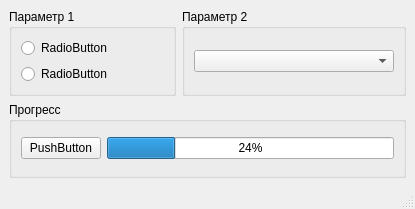
<?xml version="1.0" encoding="UTF-8"?>
<ui version="4.0">
 <class>MainWindow</class>
 <widget class="QMainWindow" name="MainWindow">
  <property name="geometry">
   <rect>
    <x>0</x>
    <y>0</y>
    <width>415</width>
    <height>209</height>
   </rect>
  </property>
  <property name="sizePolicy">
   <sizepolicy hsizetype="Minimum" vsizetype="Minimum">
    <horstretch>0</horstretch>
    <verstretch>0</verstretch>
   </sizepolicy>
  </property>
  <property name="minimumSize">
   <size>
    <width>415</width>
    <height>0</height>
   </size>
  </property>
  <property name="windowTitle">
   <string>MainWindow</string>
  </property>
  <widget class="QWidget" name="centralwidget">
   <layout class="QGridLayout" name="gridLayout">
    <item row="0" column="0">
     <widget class="QGroupBox" name="gbRadioButton">
      <property name="title">
       <string>Параметр 1</string>
      </property>
      <layout class="QVBoxLayout" name="verticalLayout">
       <item>
        <widget class="QRadioButton" name="rb1">
         <property name="text">
          <string>RadioButton</string>
         </property>
        </widget>
       </item>
       <item>
        <widget class="QRadioButton" name="rb2">
         <property name="text">
          <string>RadioButton</string>
         </property>
        </widget>
       </item>
      </layout>
     </widget>
    </item>
    <item row="0" column="1">
     <widget class="QGroupBox" name="gbCombo">
      <property name="title">
       <string>Параметр 2</string>
      </property>
      <layout class="QVBoxLayout" name="verticalLayout_2">
       <item>
        <widget class="QComboBox" name="comboBox">
         <property name="minimumSize">
          <size>
           <width>200</width>
           <height>0</height>
          </size>
         </property>
        </widget>
       </item>
      </layout>
     </widget>
    </item>
    <item row="1" column="0" colspan="2">
     <widget class="QGroupBox" name="gbProgress">
      <property name="title">
       <string>Прогресс</string>
      </property>
      <layout class="QHBoxLayout" name="horizontalLayout">
       <item>
        <widget class="QPushButton" name="pbProgressManage">
         <property name="text">
          <string>PushButton</string>
         </property>
        </widget>
       </item>
       <item>
        <widget class="QProgressBar" name="pbrProgress">
         <property name="value">
          <number>24</number>
         </property>
        </widget>
       </item>
      </layout>
     </widget>
    </item>
   </layout>
  </widget>
  <widget class="QMenuBar" name="menubar">
   <property name="geometry">
    <rect>
     <x>0</x>
     <y>0</y>
     <width>415</width>
     <height>22</height>
    </rect>
   </property>
  </widget>
  <widget class="QStatusBar" name="statusbar"/>
 </widget>
 <resources/>
 <connections/>
</ui>
